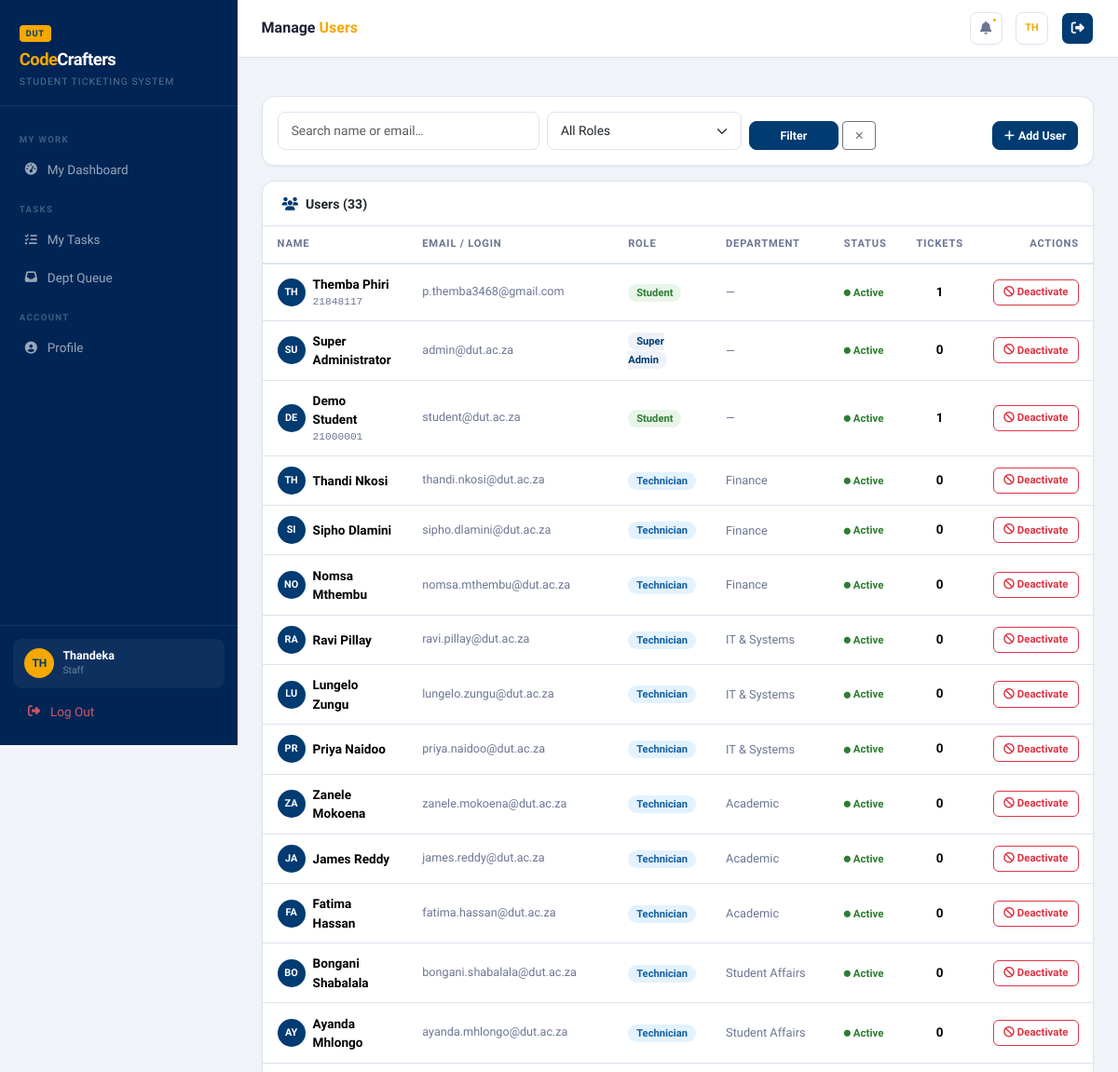
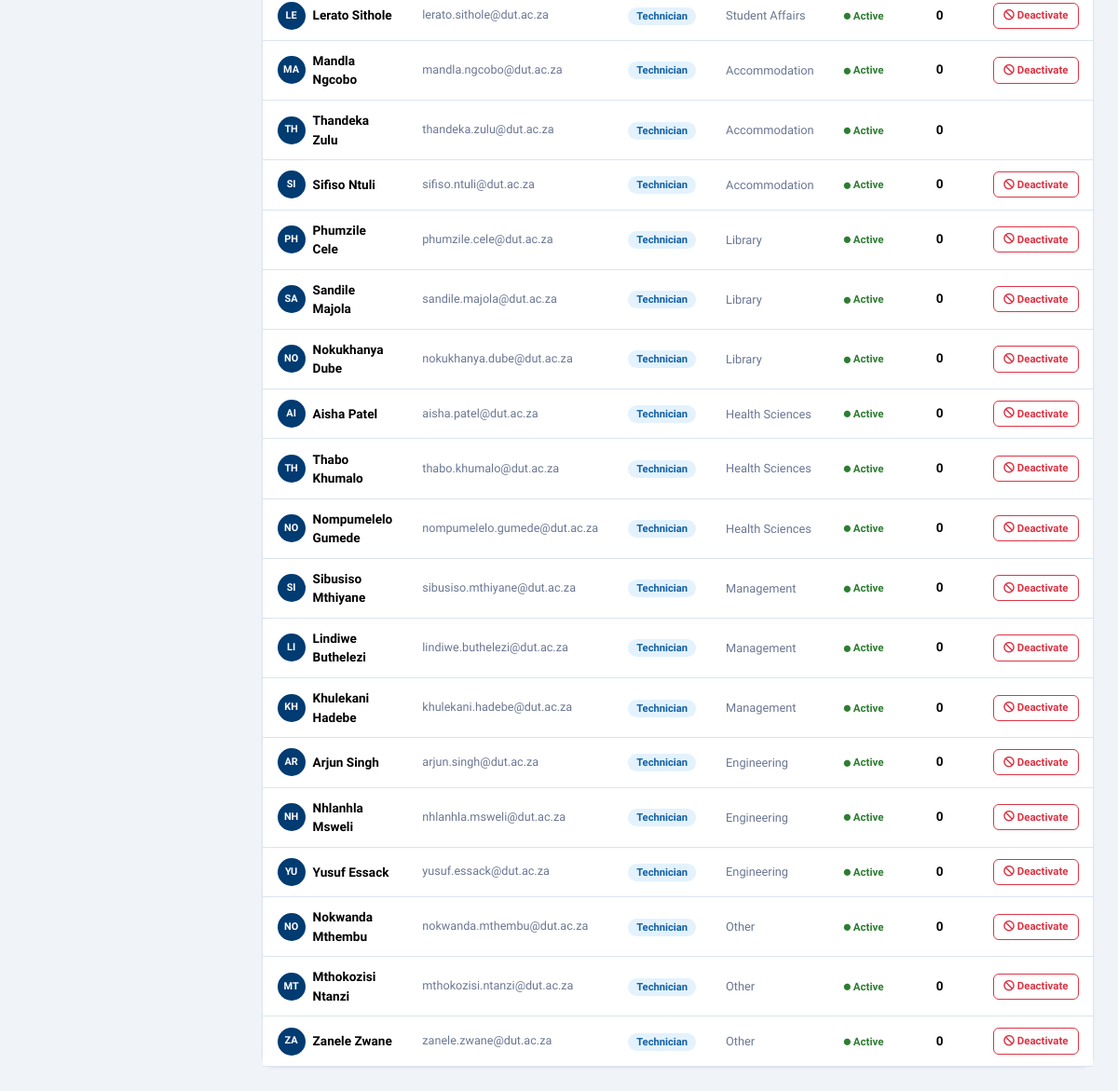
Screenshot of /admin/users (signed in) with the database file from the repository (2 pictures, top to bottom).
### tables this page shows
CREATE TABLE users (
        id            INTEGER PRIMARY KEY AUTOINCREMENT,
        student_no    TEXT UNIQUE,
        full_name     TEXT NOT NULL,
        email         TEXT UNIQUE NOT NULL,
        phone         TEXT,
        password_hash TEXT NOT NULL,
        role          TEXT NOT NULL DEFAULT 'student',
        department_id INTEGER,
        is_active     INTEGER NOT NULL DEFAULT 1,
        created_at    TEXT NOT NULL,
        FOREIGN KEY(department_id) REFERENCES departments(id)
    );

CREATE TABLE departments (
        id    INTEGER PRIMARY KEY AUTOINCREMENT,
        name  TEXT UNIQUE NOT NULL,
        email TEXT,
        head  TEXT
    );

### app.py (the view)
@app.route('/admin/users')
@login_required
@staff_required
def admin_users():
    db = get_db()
    role  = request.args.get('role','')
    q     = request.args.get('q','')
    sql   = "SELECT u.*, d.name as dept_name, (SELECT COUNT(*) FROM tickets WHERE student_id=u.id) as ticket_count FROM users u LEFT JOIN departments d ON u.department_id=d.id WHERE 1=1"
    params = []
    if role: sql += " AND u.role=?"; params.append(role)
    if q:    sql += " AND (u.full_name LIKE ? OR u.email LIKE ?)"; params += [f'%{q}%']*2
    sql += " ORDER BY u.created_at DESC"
    users = db.execute(sql, params).fetchall()
    departments = db.execute("SELECT * FROM departments ORDER BY name").fetchall()
    db.close()
    return render_template('admin/users.html', users=users, departments=departments, role=role, q=q)

### app.py (called while the page is built)
def current_user():
    if 'uid' not in session: return None
    db = get_db()
    u = db.execute("""SELECT u.*, d.name as dept_name
                      FROM users u LEFT JOIN departments d ON u.department_id=d.id
                      WHERE u.id=? AND u.is_active=1""", (session['uid'],)).fetchone()
    db.close()
    return u

def login_required(f):
    @wraps(f)
    def dec(*a,**k):
        if 'uid' not in session:
            flash('Please log in first.','warning')
            return redirect(url_for('login'))
        return f(*a,**k)
    return dec

def staff_required(f):
    @wraps(f)
    def dec(*a,**k):
        u = current_user()
        if not u or u['role'] not in ('staff','superadmin'):
            flash('Staff access required.','danger')
            return redirect(url_for('dashboard'))
        return f(*a,**k)
    return dec

@app.context_processor
def ctx():
    u = current_user()
    unread, notifs = 0, []
    if u:
        db = get_db()
        unread = db.execute("SELECT COUNT(*) FROM notifications WHERE user_id=? AND is_read=0",(u['id'],)).fetchone()[0]
        notifs = db.execute("SELECT * FROM notifications WHERE user_id=? ORDER BY created_at DESC LIMIT 20",(u['id'],)).fetchall()
        db.close()
    return dict(cu=u, unread=unread, notifs=notifs)

### database.py (called while the page is built)
def get_db():
    conn = sqlite3.connect(DB_PATH)
    conn.row_factory = sqlite3.Row
    conn.execute("PRAGMA foreign_keys = ON")
    return conn

### templates/admin/users.html (shortened to what this page needs)
{% extends 'base.html' %}
{% block page_title %}Manage <span>Users</span>{% endblock %}
{% block content %}
<div class="card mb-3">
  <div class="card-body py-3">
    <form method="GET" class="row g-2 align-items-end">
      <div class="col-md-4">
        <input type="text" name="q" value="{{ q }}" class="form-control form-control-sm" placeholder="Search name or email…">
      </div>
      <div class="col-md-3">
        <select name="role" class="form-select form-select-sm">
          <option value="">All Roles</option>
        </select>
      </div>
      <div class="col-md-2 d-flex gap-1">
        <button type="submit" class="btn btn-primary btn-sm w-100">Filter</button>
        <a href="{{ url_for('admin_users') }}" class="btn btn-outline-secondary btn-sm">✕</a>
      </div>
      <div class="col-md-3 text-end">
        <a href="{{ url_for('add_user') }}" class="btn btn-primary btn-sm"><i class="fas fa-plus me-1"></i>Add User</a>
      </div>
    </form>
  </div>
</div>
<div class="card">
  <div class="card-head">
    <h6><i class="fas fa-users me-2" style="color:#003B71"></i>Users ({{ users|length }})</h6>
  </div>
  <div class="card-body p-0">
    <div class="table-responsive">
      <table class="table mb-0" style="font-size:.84rem">
        <thead>
          <tr>
            <th>Name</th>
            <th>Email / Login</th>
            <th>Role</th>
            <th>Department</th>
            <th>Status</th>
            <th style="text-align:center">Tickets</th>
            <th style="text-align:right">Actions</th>
          </tr>
        </thead>
        <tbody>
        {% for u in users %}
        <tr>
          <td>
            <div class="d-flex align-items-center gap-2">
              <div style="width:30px;height:30px;border-radius:50%;background:#003B71;display:flex;align-items:center;justify-content:center;color:#fff;font-size:.68rem;font-weight:700;flex-shrink:0">{{ u['full_name'][:2].upper() }}</div>
              <div>
                <div style="font-weight:600;font-size:.85rem">{{ u['full_name'] }}</div>
                {% if u['student_no'] %}<div style="font-size:.7rem;color:var(--muted);font-family:monospace">{{ u['student_no'] }}</div>{% endif %}
              </div>
            </div>
          </td>
          <td style="color:var(--muted);font-size:.79rem">{{ u['email'] }}</td>
          <td>
            {% if u['role'] == 'superadmin' %}
              <span style="font-size:.7rem;font-weight:700;padding:3px 9px;border-radius:10px;background:#eef2f8;color:#003B71">Super Admin</span>
            {% elif u['role'] == 'staff' %}
              <span style="font-size:.7rem;font-weight:700;padding:3px 9px;border-radius:10px;background:#e3f2fd;color:#1260a3">Technician</span>
            {% else %}
              <span style="font-size:.7rem;font-weight:700;padding:3px 9px;border-radius:10px;background:#e8f5e9;color:#2e7d32">Student</span>
            {% endif %}
          </td>
          <td style="font-size:.8rem;color:var(--muted)">{{ u['dept_name'] or '—' }}</td>
          <td>
            {% if u['is_active'] %}
            <span style="font-size:.72rem;color:#2e7d32;font-weight:700"><i class="fas fa-circle" style="font-size:.45rem;vertical-align:middle"></i> Active</span>
            {% else %}
            <span style="font-size:.72rem;color:#aaa;font-weight:700"><i class="fas fa-circle" style="font-size:.45rem;vertical-align:middle"></i> Inactive</span>
            {% endif %}
          </td>
          <td style="font-weight:700;text-align:center">{{ u['ticket_count'] }}</td>
          <td>
            <div class="d-flex gap-1 justify-content-end flex-wrap">
              {% if u['id'] != cu['id'] %}
              <a href="{{ url_for('toggle_user', uid=u['id']) }}"
                 class="action-btn {{ 'text-danger' if u['is_active'] else 'text-success' }}"
                 style="border-color:{{ '#dc3545' if u['is_active'] else '#2e7d32' }}">
                {% if u['is_active'] %}<i class="fas fa-ban"></i> Deactivate{% else %}<i class="fas fa-check"></i> Activate{% endif %}
              </a>
              {% endif %}
            </div>
          </td>
        </tr>
        {% endfor %}
        </tbody>
      </table>
    </div>
  </div>
</div>
{% endblock %}

### templates/base.html (shortened to what this page needs)
<!DOCTYPE html>
<html lang="en">
<head>
<link href="https://cdn.jsdelivr.net/npm/bootstrap@5.3.2/dist/css/bootstrap.min.css" rel="stylesheet">
<link href="https://cdnjs.cloudflare.com/ajax/libs/font-awesome/6.5.0/css/all.min.css" rel="stylesheet">
</head>
<body>
{% if cu %}
<aside class="sidebar" id="sidebar">
  <div class="sb-brand">
    <div class="sb-dut-badge">DUT</div>
    <div class="sb-logo"><span>Code</span>Crafters</div>
    <div class="sb-tagline">Student Ticketing System</div>
  </div>
  <nav class="sb-nav">
    {% if cu['role'] in ('staff','superadmin') %}
    {% if cu['role'] == 'staff' %}
    <div class="sb-section">My Work</div>
    <a href="{{ url_for('staff_dashboard') }}" class="sb-link {% if request.endpoint=='staff_dashboard' %}active{% endif %}">
      <span class="sb-icon"><i class="fas fa-tachometer-alt"></i></span>My Dashboard
    </a>
    <div class="sb-section">Tasks</div>
    <a href="{{ url_for('staff_dashboard') }}#my-tasks" class="sb-link {% if request.endpoint in ('staff_ticket',) %}active{% endif %}">
      <span class="sb-icon"><i class="fas fa-tasks"></i></span>My Tasks
    </a>
    <a href="{{ url_for('staff_dashboard') }}#dept-queue" class="sb-link">
      <span class="sb-icon"><i class="fas fa-inbox"></i></span>Dept Queue
    </a>
    <div class="sb-section">Account</div>
    <a href="{{ url_for('profile') }}" class="sb-link {% if request.endpoint=='profile' %}active{% endif %}">
      <span class="sb-icon"><i class="fas fa-user-circle"></i></span>Profile
    </a>
    {% endif %}
    {% endif %}
  </nav>
  <div class="sb-footer">
    <div class="uc">
      <div class="uc-av">{{ cu['full_name'][:2].upper() }}</div>
      <div><div class="uc-name">{{ cu['full_name'].split()[0] }}</div><div class="uc-role">{{ cu['role'] }}</div></div>
    </div>
    <a href="{{ url_for('logout') }}" class="sb-link" style="color:rgba(255,100,100,.8)">
      <span class="sb-icon"><i class="fas fa-sign-out-alt"></i></span>Log Out
    </a>
  </div>
</aside>
<div class="main">
  <div class="topbar">
    <div class="topbar-title">{% block page_title %}Dashboard{% endblock %}</div>
    <a href="#notifPanel" class="tb-btn" data-bs-toggle="offcanvas">
      <i class="fas fa-bell" style="font-size:.88rem"></i>
      {% if unread>0 %}<span class="ndot"></span>{% endif %}
    </a>
    <a href="{{ url_for('profile') if cu['role']=='student' else url_for('admin_dashboard') }}" class="tb-btn">
      <span style="font-size:.68rem;font-weight:800;color:#F5A800">{{ cu['full_name'][:2].upper() }}</span>
    </a>
    <a href="{{ url_for('logout') }}" class="tb-btn" title="Logout" style="border-color:#fff;background:#003B71;color:#fff;">
      <i class="fas fa-sign-out-alt" style="font-size:.88rem"></i>
    </a>
  </div>
  <div class="px-4 pt-3">
  </div>
  <div class="page-body">{% block content %}{% endblock %}</div>
</div>
{% endif %}
</body>
</html>

### templates/base.html (style rules this page uses)
:root { --red:#003B71;--accent:#F5A800;--dark:#002555;--sw:255px;--bg:#f0f4f9;--card:#fff;--border:#dce4ef;--text:#1a2035;--muted:#6b7693; }
* { box-sizing:border-box; }
body { font-family:'Sora',sans-serif;background:var(--bg);color:var(--text);min-height:100vh; }
.sidebar { width:var(--sw);min-height:100vh;background:#002555;position:fixed;top:0;left:0;display:flex;flex-direction:column;z-index:1000;transition:transform .28s ease; }
.sb-brand { padding:1.4rem 1.3rem 1.1rem;border-bottom:1px solid rgba(255,255,255,.07); }
.sb-logo { font-size:1.15rem;font-weight:800;color:#fff;letter-spacing:-.03em; }
.sb-logo span { color:#F5A800; }
.sb-tagline { font-size:.65rem;color:rgba(255,255,255,.35);text-transform:uppercase;letter-spacing:.1em;margin-top:2px; }
.sb-dut-badge { background:#F5A800;color:#003B71;font-size:.58rem;padding:2px 7px;border-radius:4px;font-weight:700;letter-spacing:.07em;display:inline-block;margin-bottom:5px; }
.sb-nav { flex:1;padding:.9rem .7rem;overflow-y:auto; }
.sb-section { font-size:.6rem;font-weight:700;color:rgba(255,255,255,.25);text-transform:uppercase;letter-spacing:.14em;padding:.9rem .6rem .35rem; }
.sb-link { display:flex;align-items:center;gap:9px;padding:.58rem .85rem;border-radius:8px;color:rgba(255,255,255,.6);text-decoration:none;font-size:.845rem;font-weight:500;transition:all .15s;margin-bottom:2px; }
.sb-icon { width:17px;text-align:center;font-size:.82rem;flex-shrink:0; }
.sb-footer { padding:.9rem;border-top:1px solid rgba(255,255,255,.07); }
.uc { display:flex;align-items:center;gap:9px;padding:.65rem .75rem;background:rgba(255,255,255,.05);border-radius:9px;margin-bottom:6px; }
.uc-av { width:32px;height:32px;border-radius:50%;background:#F5A800;display:flex;align-items:center;justify-content:center;color:#003B71;font-size:.75rem;font-weight:700;flex-shrink:0; }
.uc-name { font-size:.78rem;color:#fff;font-weight:600;line-height:1.2; }
.uc-role { font-size:.65rem;color:rgba(255,255,255,.4);text-transform:capitalize; }
.main { margin-left:var(--sw);min-height:100vh;display:flex;flex-direction:column; }
.topbar { background:var(--card);border-bottom:1px solid var(--border);padding:.8rem 1.6rem;display:flex;align-items:center;gap:.9rem;position:sticky;top:0;z-index:99; }
.topbar-title { font-size:1rem;font-weight:700;flex:1; }
.topbar-title span { color:#F5A800; }
.tb-btn { width:35px;height:35px;border-radius:8px;border:1px solid var(--border);background:transparent;display:flex;align-items:center;justify-content:center;color:var(--muted);cursor:pointer;transition:all .15s;text-decoration:none;position:relative; }
.ndot { width:7px;height:7px;background:#F5A800;border-radius:50%;position:absolute;top:4px;right:4px;border:2px solid #fff; }
.page-body { padding:1.6rem;flex:1; }
.card { border:1px solid var(--border);border-radius:13px;box-shadow:0 1px 3px rgba(0,0,0,.04); }
.card-head { padding:1rem 1.3rem .85rem;border-bottom:1px solid var(--border);display:flex;align-items:center;justify-content:space-between; }
.card-head h6 { font-size:.88rem;font-weight:700;margin:0; }
.table { font-size:.84rem; }
.table th { font-size:.7rem;font-weight:700;text-transform:uppercase;letter-spacing:.07em;color:var(--muted);border-bottom:2px solid var(--border);padding:.7rem 1rem; }
.table td { padding:.7rem 1rem;vertical-align:middle;border-color:var(--border); }
.form-control,.form-select { border:1.5px solid var(--border);border-radius:8px;font-size:.86rem;padding:.58rem .88rem;font-family:'Sora',sans-serif; }
.btn-primary { background:#003B71;border-color:#003B71;font-weight:600;font-size:.86rem;border-radius:8px;padding:.58rem 1.2rem; }
.btn-sm { font-size:.78rem;padding:.32rem .75rem; }

### templates/admin/users.html (style rules this page uses)
.action-btn { font-size:.72rem;border-radius:6px;padding:.28rem .65rem;border:1.5px solid;background:#fff;cursor:pointer;font-weight:600;transition:all .12s;text-decoration:none;display:inline-flex;align-items:center;gap:3px; }

### rows the page displays
users: full_name "TH", full_name "Thandeka", role "Staff", full_name "Thandeka Zulu", email "thandeka.zulu@dut.ac.za", shows "Technician", name "Accommodation", is_active 1 (drawn), ticket_count "0"
users: full_name "TH", full_name "Themba Phiri", student_no "21848117", email "p.themba3468@gmail.com", role "Student", u "—", shows "Active", ticket_count "1", shows "Deactivate"
users: full_name "SU", full_name "Super Administrator", email "admin@dut.ac.za", role "Super Admin", u "—", is_active 1 (drawn), ticket_count "0"
users: full_name "DE", full_name "Demo Student", student_no "21000001", email "student@dut.ac.za", role "Student", u "—", shows "Active", ticket_count "1", shows "Deactivate"
users: full_name "TH", full_name "Thandi Nkosi", email "thandi.nkosi@dut.ac.za", role "Technician", name "Finance", is_active 1 (drawn), ticket_count "0"
users: full_name "SI", full_name "Sipho Dlamini", email "sipho.dlamini@dut.ac.za", role "Technician", name "Finance", is_active 1 (drawn), ticket_count "0"
users: full_name "NO", full_name "Nomsa Mthembu", email "nomsa.mthembu@dut.ac.za", role "Technician", name "Finance", is_active 1 (drawn), ticket_count "0"
users: full_name "RA", full_name "Ravi Pillay", email "ravi.pillay@dut.ac.za", role "Technician", name "IT & Systems", is_active 1 (drawn), ticket_count "0"
users: full_name "LU", full_name "Lungelo Zungu", email "lungelo.zungu@dut.ac.za", role "Technician", name "IT & Systems", is_active 1 (drawn), ticket_count "0"
users: full_name "PR", full_name "Priya Naidoo", email "priya.naidoo@dut.ac.za", role "Technician", name "IT & Systems", is_active 1 (drawn), ticket_count "0"
users: full_name "ZA", full_name "Zanele Mokoena", email "zanele.mokoena@dut.ac.za", role "Technician", name "Academic", is_active 1 (drawn), ticket_count "0"
users: full_name "JA", full_name "James Reddy", email "james.reddy@dut.ac.za", role "Technician", name "Academic", is_active 1 (drawn), ticket_count "0"
users: full_name "FA", full_name "Fatima Hassan", email "fatima.hassan@dut.ac.za", role "Technician", name "Academic", is_active 1 (drawn), ticket_count "0"
users: full_name "BO", full_name "Bongani Shabalala", email "bongani.shabalala@dut.ac.za", role "Technician", name "Student Affairs", is_active 1 (drawn), ticket_count "0"
users: full_name "AY", full_name "Ayanda Mhlongo", email "ayanda.mhlongo@dut.ac.za", role "Technician", name "Student Affairs", is_active 1 (drawn), ticket_count "0"
users: full_name "LE", full_name "Lerato Sithole", email "lerato.sithole@dut.ac.za", role "Technician", name "Student Affairs", is_active 1 (drawn), ticket_count "0"
users: full_name "MA", full_name "Mandla Ngcobo", email "mandla.ngcobo@dut.ac.za", role "Technician", name "Accommodation", is_active 1 (drawn), ticket_count "0"
users: full_name "SI", full_name "Sifiso Ntuli", email "sifiso.ntuli@dut.ac.za", role "Technician", name "Accommodation", is_active 1 (drawn), ticket_count "0"
users: full_name "PH", full_name "Phumzile Cele", email "phumzile.cele@dut.ac.za", role "Technician", name "Library", is_active 1 (drawn), ticket_count "0"
users: full_name "SA", full_name "Sandile Majola", email "sandile.majola@dut.ac.za", role "Technician", name "Library", is_active 1 (drawn), ticket_count "0"
users: full_name "NO", full_name "Nokukhanya Dube", email "nokukhanya.dube@dut.ac.za", role "Technician", name "Library", is_active 1 (drawn), ticket_count "0"
users: full_name "AI", full_name "Aisha Patel", email "aisha.patel@dut.ac.za", role "Technician", name "Health Sciences", is_active 1 (drawn), ticket_count "0"
users: full_name "TH", full_name "Thabo Khumalo", email "thabo.khumalo@dut.ac.za", role "Technician", name "Health Sciences", is_active 1 (drawn), ticket_count "0"
users: full_name "NO", full_name "Nompumelelo Gumede", email "nompumelelo.gumede@dut.ac.za", role "Technician", name "Health Sciences", is_active 1 (drawn), ticket_count "0"
users: full_name "SI", full_name "Sibusiso Mthiyane", email "sibusiso.mthiyane@dut.ac.za", role "Technician", name "Management", is_active 1 (drawn), ticket_count "0"
users: full_name "LI", full_name "Lindiwe Buthelezi", email "lindiwe.buthelezi@dut.ac.za", role "Technician", name "Management", is_active 1 (drawn), ticket_count "0"
users: full_name "KH", full_name "Khulekani Hadebe", email "khulekani.hadebe@dut.ac.za", role "Technician", name "Management", is_active 1 (drawn), ticket_count "0"
users: full_name "AR", full_name "Arjun Singh", email "arjun.singh@dut.ac.za", role "Technician", name "Engineering", is_active 1 (drawn), ticket_count "0"
users: full_name "NH", full_name "Nhlanhla Msweli", email "nhlanhla.msweli@dut.ac.za", role "Technician", name "Engineering", is_active 1 (drawn), ticket_count "0"
users: full_name "YU", full_name "Yusuf Essack", email "yusuf.essack@dut.ac.za", role "Technician", name "Engineering", is_active 1 (drawn), ticket_count "0"
users: full_name "NO", full_name "Nokwanda Mthembu", email "nokwanda.mthembu@dut.ac.za", role "Technician", name "Other", is_active 1 (drawn), ticket_count "0"
users: full_name "MT", full_name "Mthokozisi Ntanzi", email "mthokozisi.ntanzi@dut.ac.za", role "Technician", name "Other", is_active 1 (drawn), ticket_count "0"
users: full_name "ZA", full_name "Zanele Zwane", email "zanele.zwane@dut.ac.za", role "Technician", name "Other", is_active 1 (drawn), ticket_count "0"

### other values shown
{{ users|length }} "33"
